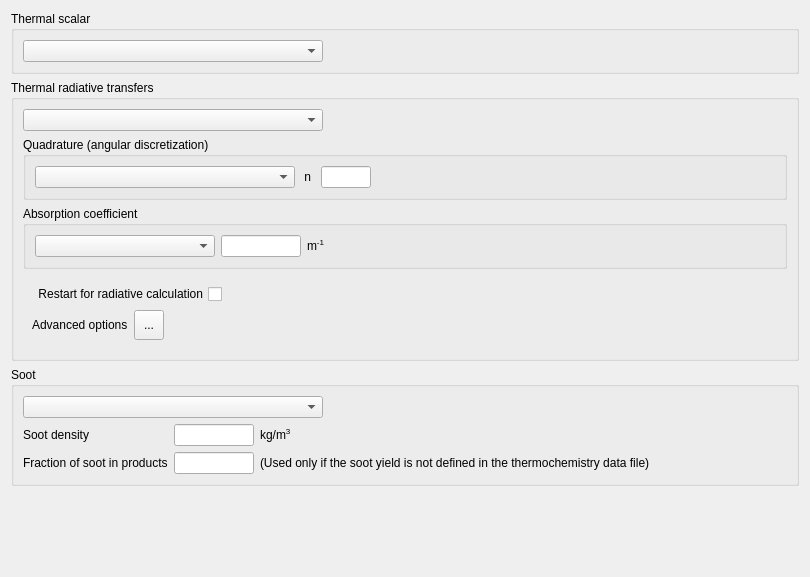
<?xml version="1.0" encoding="UTF-8"?>
<ui version="4.0">
 <class>ThermalForm</class>
 <widget class="QWidget" name="ThermalForm">
  <property name="geometry">
   <rect>
    <x>0</x>
    <y>0</y>
    <width>810</width>
    <height>577</height>
   </rect>
  </property>
  <property name="windowTitle">
   <string>Form</string>
  </property>
  <layout class="QGridLayout">
   <item row="0" column="0">
    <widget class="QGroupBox" name="groupBox">
     <property name="toolTip">
      <string>&lt;html&gt;&lt;head/&gt;&lt;body&gt;&lt;p&gt;&lt;span style=&quot; font-size:9pt;&quot;&gt;Select the thermal scalar that will used during the computation. If a scalar is selected, the conjuguate heat transfer and the radiative transfers headings can be filled.&lt;/span&gt;&lt;/p&gt;&lt;p&gt;&lt;span style=&quot; font-size:9pt;&quot;&gt;(code_saturne key words: &lt;/span&gt;&lt;span style=&quot; font-size:9pt; font-weight:600;&quot;&gt;ISCALT&lt;/span&gt;&lt;span style=&quot; font-size:9pt;&quot;&gt;, &lt;/span&gt;&lt;span style=&quot; font-size:9pt; font-weight:600;&quot;&gt;ISCSTH&lt;/span&gt;&lt;span style=&quot; font-size:9pt;&quot;&gt;)&lt;/span&gt;&lt;/p&gt;&lt;/body&gt;&lt;/html&gt;</string>
     </property>
     <property name="title">
      <string>Thermal scalar</string>
     </property>
     <property name="flat">
      <bool>false</bool>
     </property>
     <property name="checkable">
      <bool>false</bool>
     </property>
     <property name="checked">
      <bool>false</bool>
     </property>
     <layout class="QGridLayout">
      <property name="leftMargin">
       <number>9</number>
      </property>
      <property name="horizontalSpacing">
       <number>6</number>
      </property>
      <item row="0" column="0">
       <layout class="QHBoxLayout">
        <item>
         <widget class="QComboBox" name="comboBoxThermal">
          <property name="minimumSize">
           <size>
            <width>300</width>
            <height>0</height>
           </size>
          </property>
          <property name="toolTip">
           <string>&lt;html&gt;&lt;head/&gt;&lt;body&gt;&lt;p&gt;&lt;span style=&quot; font-size:9pt;&quot;&gt;Select the thermal scalar that will used during the computation. If a scalar is selected, the conjuguate heat transfer and the radiative transfers headings can be filled.&lt;/span&gt;&lt;/p&gt;&lt;p&gt;&lt;span style=&quot; font-size:9pt;&quot;&gt;(code_saturne key words: &lt;/span&gt;&lt;span style=&quot; font-size:9pt; font-weight:600;&quot;&gt;ISCALT&lt;/span&gt;&lt;span style=&quot; font-size:9pt;&quot;&gt;, &lt;/span&gt;&lt;span style=&quot; font-size:9pt; font-weight:600;&quot;&gt;ISCSTH&lt;/span&gt;&lt;span style=&quot; font-size:9pt;&quot;&gt;)&lt;/span&gt;&lt;/p&gt;&lt;/body&gt;&lt;/html&gt;</string>
          </property>
          <property name="statusTip">
           <string>Select the thermal scalar</string>
          </property>
         </widget>
        </item>
        <item>
         <spacer>
          <property name="orientation">
           <enum>Qt::Horizontal</enum>
          </property>
          <property name="sizeHint" stdset="0">
           <size>
            <width>16</width>
            <height>20</height>
           </size>
          </property>
         </spacer>
        </item>
       </layout>
      </item>
     </layout>
    </widget>
   </item>
   <item row="2" column="0">
    <widget class="QGroupBox" name="groupBoxSoot">
     <property name="toolTip">
      <string>&lt;html&gt;&lt;head/&gt;&lt;body&gt;&lt;p&gt;&lt;span style=&quot; font-size:9pt;&quot;&gt;Select the soot model and the corresponding parameters.&lt;/span&gt;&lt;/p&gt;&lt;p&gt;&lt;span style=&quot; font-size:9pt;&quot;&gt;(code_saturne key words: &lt;/span&gt;&lt;span style=&quot; font-size:9pt; font-weight:600;&quot;&gt;ISOOT&lt;/span&gt;&lt;span style=&quot; font-size:9pt;&quot;&gt;, &lt;/span&gt;&lt;span style=&quot; font-size:9pt; font-weight:600;&quot;&gt;rosoot &lt;/span&gt;&lt;span style=&quot; font-size:9pt;&quot;&gt;and&lt;/span&gt;&lt;span style=&quot; font-size:9pt; font-weight:600;&quot;&gt; xsoot&lt;/span&gt;&lt;span style=&quot; font-size:9pt;&quot;&gt;)&lt;/span&gt;&lt;/p&gt;&lt;/body&gt;&lt;/html&gt;</string>
     </property>
     <property name="title">
      <string>Soot</string>
     </property>
     <property name="flat">
      <bool>false</bool>
     </property>
     <property name="checkable">
      <bool>false</bool>
     </property>
     <property name="checked">
      <bool>false</bool>
     </property>
     <layout class="QGridLayout" name="_3">
      <property name="leftMargin">
       <number>9</number>
      </property>
      <property name="horizontalSpacing">
       <number>6</number>
      </property>
      <item row="1" column="0">
       <layout class="QGridLayout" name="gridLayoutSoot">
        <item row="1" column="0">
         <widget class="QLabel" name="labelSootFraction">
          <property name="text">
           <string>Fraction of soot in products</string>
          </property>
          <property name="wordWrap">
           <bool>false</bool>
          </property>
          <property name="margin">
           <number>0</number>
          </property>
         </widget>
        </item>
        <item row="0" column="3">
         <spacer name="horizontalSpacer">
          <property name="orientation">
           <enum>Qt::Horizontal</enum>
          </property>
          <property name="sizeHint" stdset="0">
           <size>
            <width>40</width>
            <height>20</height>
           </size>
          </property>
         </spacer>
        </item>
        <item row="0" column="2">
         <widget class="QLabel" name="label_4">
          <property name="text">
           <string>&lt;html&gt;&lt;head/&gt;&lt;body&gt;&lt;p&gt;kg/m&lt;span style=&quot; vertical-align:super;&quot;&gt;3&lt;/span&gt;&lt;/p&gt;&lt;/body&gt;&lt;/html&gt;</string>
          </property>
         </widget>
        </item>
        <item row="1" column="1">
         <widget class="QLineEdit" name="lineEditSootFraction">
          <property name="maximumSize">
           <size>
            <width>80</width>
            <height>16777215</height>
           </size>
          </property>
          <property name="toolTip">
           <string>&lt;html&gt;&lt;head/&gt;&lt;body&gt;&lt;p&gt;&lt;span style=&quot; font-size:9pt;&quot;&gt;The soot fraction is a constant fraction of the products (Used only if the soot yield is not defined in the thermochemistry data file).&lt;/span&gt;&lt;/p&gt;&lt;p&gt;&lt;span style=&quot; font-size:9pt;&quot;&gt;(code_saturne key words: &lt;/span&gt;&lt;span style=&quot; font-size:9pt; font-weight:600;&quot;&gt;xsoot&lt;/span&gt;&lt;span style=&quot; font-size:9pt;&quot;&gt;)&lt;/span&gt;&lt;/p&gt;&lt;/body&gt;&lt;/html&gt;</string>
          </property>
         </widget>
        </item>
        <item row="0" column="1">
         <widget class="QLineEdit" name="lineEditSootDensity">
          <property name="maximumSize">
           <size>
            <width>80</width>
            <height>16777215</height>
           </size>
          </property>
          <property name="toolTip">
           <string>&lt;html&gt;&lt;head/&gt;&lt;body&gt;&lt;p&gt;&lt;span style=&quot; font-size:9pt;&quot;&gt;Density of soot&lt;/span&gt;&lt;/p&gt;&lt;p&gt;&lt;span style=&quot; font-size:9pt;&quot;&gt;(code_saturne key words: &lt;/span&gt;&lt;span style=&quot; font-size:9pt; font-weight:600;&quot;&gt;rosoot&lt;/span&gt;&lt;span style=&quot; font-size:9pt;&quot;&gt;)&lt;/span&gt;&lt;/p&gt;&lt;/body&gt;&lt;/html&gt;</string>
          </property>
         </widget>
        </item>
        <item row="0" column="0">
         <widget class="QLabel" name="labelSootDensity">
          <property name="text">
           <string>Soot density</string>
          </property>
         </widget>
        </item>
        <item row="1" column="2">
         <widget class="QLabel" name="labelSootFractionbis">
          <property name="text">
           <string>(Used only if the soot yield is not defined in the thermochemistry data file)</string>
          </property>
         </widget>
        </item>
       </layout>
      </item>
      <item row="0" column="0">
       <layout class="QHBoxLayout" name="_5">
        <item>
         <widget class="QComboBox" name="comboBoxSoot">
          <property name="minimumSize">
           <size>
            <width>300</width>
            <height>0</height>
           </size>
          </property>
          <property name="toolTip">
           <string>&lt;html&gt;&lt;head/&gt;&lt;body&gt;&lt;p&gt;&lt;span style=&quot; font-size:9pt;&quot;&gt;Select the soot model.&lt;/span&gt;&lt;/p&gt;&lt;p&gt;&lt;span style=&quot; font-size:9pt;&quot;&gt;(code_saturne key words: &lt;/span&gt;&lt;span style=&quot; font-size:9pt; font-weight:600;&quot;&gt;ISOOT&lt;/span&gt;&lt;span style=&quot; font-size:9pt;&quot;&gt;)&lt;/span&gt;&lt;/p&gt;&lt;/body&gt;&lt;/html&gt;</string>
          </property>
          <property name="statusTip">
           <string>Select the thermal scalar</string>
          </property>
         </widget>
        </item>
        <item>
         <spacer>
          <property name="orientation">
           <enum>Qt::Horizontal</enum>
          </property>
          <property name="sizeHint" stdset="0">
           <size>
            <width>16</width>
            <height>20</height>
           </size>
          </property>
         </spacer>
        </item>
       </layout>
      </item>
     </layout>
    </widget>
   </item>
   <item row="3" column="0">
    <spacer>
     <property name="orientation">
      <enum>Qt::Vertical</enum>
     </property>
     <property name="sizeHint" stdset="0">
      <size>
       <width>21</width>
       <height>16</height>
      </size>
     </property>
    </spacer>
   </item>
   <item row="1" column="0">
    <widget class="QGroupBox" name="ThermalRadiationGroupBox">
     <property name="title">
      <string>Thermal radiative transfers</string>
     </property>
     <layout class="QVBoxLayout" name="verticalLayout">
      <item>
       <layout class="QHBoxLayout" name="_1">
        <item>
         <widget class="QComboBox" name="comboBoxRadModel">
          <property name="minimumSize">
           <size>
            <width>300</width>
            <height>0</height>
           </size>
          </property>
          <property name="toolTip">
           <string>&lt;html&gt;&lt;head/&gt;&lt;body&gt;&lt;p&gt;&lt;span style=&quot; font-size:9pt;&quot;&gt;Select and define the thermal radiation model.&lt;/span&gt;&lt;/p&gt;&lt;p&gt;&lt;span style=&quot; font-size:9pt;&quot;&gt;(code_saturne key words: &lt;/span&gt;&lt;span style=&quot; font-size:9pt; font-weight:600;&quot;&gt;IIRAYO&lt;/span&gt;&lt;span style=&quot; font-size:9pt;&quot;&gt;)&lt;/span&gt;&lt;/p&gt;&lt;/body&gt;&lt;/html&gt;</string>
          </property>
          <property name="statusTip">
           <string>Select the thermal radiation model</string>
          </property>
         </widget>
        </item>
        <item>
         <spacer>
          <property name="orientation">
           <enum>Qt::Horizontal</enum>
          </property>
          <property name="sizeHint" stdset="0">
           <size>
            <width>40</width>
            <height>20</height>
           </size>
          </property>
         </spacer>
        </item>
       </layout>
      </item>
      <item>
       <widget class="QGroupBox" name="groupBoxDirection">
        <property name="title">
         <string>Quadrature (angular discretization)</string>
        </property>
        <property name="flat">
         <bool>true</bool>
        </property>
        <layout class="QGridLayout" name="gridLayout_2">
         <item row="0" column="0">
          <widget class="QComboBox" name="comboBoxQuadrature">
           <property name="minimumSize">
            <size>
             <width>260</width>
             <height>0</height>
            </size>
           </property>
           <property name="toolTip">
            <string>&lt;html&gt;&lt;head/&gt;&lt;body&gt;&lt;p&gt;&lt;span style=&quot; font-size:9pt;&quot;&gt;Select the number of directions for angular discretisation.&lt;/span&gt;&lt;/p&gt;&lt;p&gt;&lt;span style=&quot; font-size:9pt;&quot;&gt;(code_saturne key words: &lt;/span&gt;&lt;span style=&quot; font-size:9pt; font-weight:600;&quot;&gt;i_quadrature&lt;/span&gt;&lt;span style=&quot; font-size:9pt;&quot;&gt;)&lt;/span&gt;&lt;/p&gt;&lt;/body&gt;&lt;/html&gt;</string>
           </property>
          </widget>
         </item>
         <item row="0" column="1">
          <widget class="QLabel" name="label_2">
           <property name="toolTip">
            <string>&lt;html&gt;&lt;head/&gt;&lt;body&gt;&lt;p&gt;&lt;span style=&quot; font-size:9pt;&quot;&gt;Select the number of directions for angular discretisation.&lt;/span&gt;&lt;/p&gt;&lt;p&gt;&lt;span style=&quot; font-size:9pt;&quot;&gt;(code_saturne key words: &lt;/span&gt;&lt;span style=&quot; font-size:9pt; font-weight:600;&quot;&gt;i_quadrature&lt;/span&gt;&lt;span style=&quot; font-size:9pt;&quot;&gt;)&lt;/span&gt;&lt;/p&gt;&lt;/body&gt;&lt;/html&gt;</string>
           </property>
           <property name="text">
            <string> n </string>
           </property>
          </widget>
         </item>
         <item row="0" column="3">
          <spacer name="horizontalSpacer_8">
           <property name="orientation">
            <enum>Qt::Horizontal</enum>
           </property>
           <property name="sizeHint" stdset="0">
            <size>
             <width>13</width>
             <height>20</height>
            </size>
           </property>
          </spacer>
         </item>
         <item row="0" column="2">
          <widget class="QLineEdit" name="lineEditNdirec">
           <property name="maximumSize">
            <size>
             <width>50</width>
             <height>16777215</height>
            </size>
           </property>
           <property name="toolTip">
            <string>&lt;html&gt;&lt;head/&gt;&lt;body&gt;&lt;p&gt;&lt;span style=&quot; font-size:9pt;&quot;&gt;Select the number of directions for angular discretisation.&lt;/span&gt;&lt;/p&gt;&lt;p&gt;&lt;span style=&quot; font-size:9pt;&quot;&gt;(code_saturne key words: &lt;/span&gt;&lt;span style=&quot; font-size:9pt; font-weight:600;&quot;&gt;i_quadrature&lt;/span&gt;&lt;span style=&quot; font-size:9pt;&quot;&gt;)&lt;/span&gt;&lt;/p&gt;&lt;/body&gt;&lt;/html&gt;</string>
           </property>
          </widget>
         </item>
        </layout>
       </widget>
      </item>
      <item>
       <widget class="QGroupBox" name="groupBoxAbsorptionCoeff">
        <property name="toolTip">
         <string>&lt;html&gt;&lt;head/&gt;&lt;body&gt;&lt;p&gt;&lt;span style=&quot; font-size:9pt;&quot;&gt;Define the absorption coefficient. It can be either constant and defined through the GUI, or variable and then must be defined using the &lt;/span&gt;&lt;span style=&quot; font-size:9pt; font-style:italic;&quot;&gt;cs_user_rad_transfer_absorption&lt;/span&gt;&lt;span style=&quot; font-size:9pt;&quot;&gt; user-defined function.&lt;/span&gt;&lt;/p&gt;&lt;/body&gt;&lt;/html&gt;</string>
        </property>
        <property name="title">
         <string>Absorption coefficient</string>
        </property>
        <property name="flat">
         <bool>true</bool>
        </property>
        <layout class="QGridLayout" name="gridLayout_3">
         <item row="0" column="0">
          <widget class="QComboBox" name="comboBoxAbsorption">
           <property name="minimumSize">
            <size>
             <width>180</width>
             <height>0</height>
            </size>
           </property>
           <property name="toolTip">
            <string>&lt;html&gt;&lt;head/&gt;&lt;body&gt;&lt;p&gt;&lt;span style=&quot; font-size:9pt;&quot;&gt;Select the absorption coefficient model.&lt;/span&gt;&lt;/p&gt;&lt;p&gt;In the case of a user function, the cs_user_rad_transfer_absorption function must be programmed by the user.&lt;/p&gt;&lt;/body&gt;&lt;/html&gt;</string>
           </property>
          </widget>
         </item>
         <item row="0" column="3">
          <spacer name="horizontalSpacer_3">
           <property name="orientation">
            <enum>Qt::Horizontal</enum>
           </property>
           <property name="sizeHint" stdset="0">
            <size>
             <width>17</width>
             <height>17</height>
            </size>
           </property>
          </spacer>
         </item>
         <item row="0" column="2">
          <widget class="QLabel" name="label">
           <property name="toolTip">
            <string>&lt;html&gt;&lt;head/&gt;&lt;body&gt;&lt;p&gt;&lt;span style=&quot; font-size:9pt;&quot;&gt;If the absorption coefficient is chosen to be constant, this box must be filled.&lt;/span&gt;&lt;/p&gt;&lt;/body&gt;&lt;/html&gt;</string>
           </property>
           <property name="text">
            <string>m&lt;sup&gt;-1&lt;/sup&gt;</string>
           </property>
          </widget>
         </item>
         <item row="0" column="1">
          <widget class="QLineEdit" name="lineEditCoeff">
           <property name="maximumSize">
            <size>
             <width>80</width>
             <height>16777215</height>
            </size>
           </property>
           <property name="toolTip">
            <string>&lt;html&gt;&lt;head/&gt;&lt;body&gt;&lt;p&gt;&lt;span style=&quot; font-size:9pt;&quot;&gt;If the absorption coefficient is chosen to be constant, this box must be filled.&lt;/span&gt;&lt;/p&gt;&lt;/body&gt;&lt;/html&gt;</string>
           </property>
          </widget>
         </item>
        </layout>
       </widget>
      </item>
      <item>
       <widget class="QFrame" name="frameOptions">
        <property name="frameShape">
         <enum>QFrame::NoFrame</enum>
        </property>
        <property name="frameShadow">
         <enum>QFrame::Raised</enum>
        </property>
        <layout class="QVBoxLayout" name="verticalLayout_3">
         <item>
          <layout class="QHBoxLayout" name="_4">
           <item>
            <widget class="QCheckBox" name="checkBoxRadRestart">
             <property name="toolTip">
              <string>&lt;html&gt;&lt;head/&gt;&lt;body&gt;&lt;p&gt;Use restart info for radiative transfer in case of calculation restart.&lt;/p&gt;&lt;/body&gt;&lt;/html&gt;</string>
             </property>
             <property name="layoutDirection">
              <enum>Qt::RightToLeft</enum>
             </property>
             <property name="text">
              <string>Restart for radiative calculation</string>
             </property>
            </widget>
           </item>
           <item>
            <spacer>
             <property name="orientation">
              <enum>Qt::Horizontal</enum>
             </property>
             <property name="sizeHint" stdset="0">
              <size>
               <width>16</width>
               <height>16</height>
              </size>
             </property>
            </spacer>
           </item>
          </layout>
         </item>
         <item>
          <layout class="QHBoxLayout" name="_2">
           <item>
            <widget class="QLabel" name="labelAdvanced">
             <property name="toolTip">
              <string>&lt;html&gt;&lt;head/&gt;&lt;body&gt;&lt;p&gt;&lt;span style=&quot; font-size:9pt;&quot;&gt;Define the resolution frequency, the method to calculate the radiative source term, and verbosity levels for thermal radiative transfers.&lt;/span&gt;&lt;/p&gt;&lt;/body&gt;&lt;/html&gt;</string>
             </property>
             <property name="text">
              <string>Advanced options</string>
             </property>
            </widget>
           </item>
           <item>
            <widget class="QToolButton" name="toolButtonAdvanced">
             <property name="minimumSize">
              <size>
               <width>30</width>
               <height>30</height>
              </size>
             </property>
             <property name="toolTip">
              <string>&lt;html&gt;&lt;head/&gt;&lt;body&gt;&lt;p&gt;&lt;span style=&quot; font-size:9pt;&quot;&gt;Define the resolution frequency, the method to calculate the radiative source term, and verbosity levels for thermal radiative transfers.&lt;/span&gt;&lt;/p&gt;&lt;/body&gt;&lt;/html&gt;</string>
             </property>
             <property name="text">
              <string>...</string>
             </property>
             <property name="icon">
              <iconset resource="resources_pages.qrc">
               <normaloff>:/new/prefix1/icons/22x22/preferences-system.png</normaloff>:/new/prefix1/icons/22x22/preferences-system.png</iconset>
             </property>
             <property name="iconSize">
              <size>
               <width>22</width>
               <height>22</height>
              </size>
             </property>
            </widget>
           </item>
           <item>
            <spacer>
             <property name="orientation">
              <enum>Qt::Horizontal</enum>
             </property>
             <property name="sizeHint" stdset="0">
              <size>
               <width>16</width>
               <height>21</height>
              </size>
             </property>
            </spacer>
           </item>
          </layout>
         </item>
        </layout>
       </widget>
      </item>
     </layout>
    </widget>
   </item>
  </layout>
 </widget>
 <resources>
  <include location="resources_pages.qrc"/>
 </resources>
 <connections/>
</ui>
